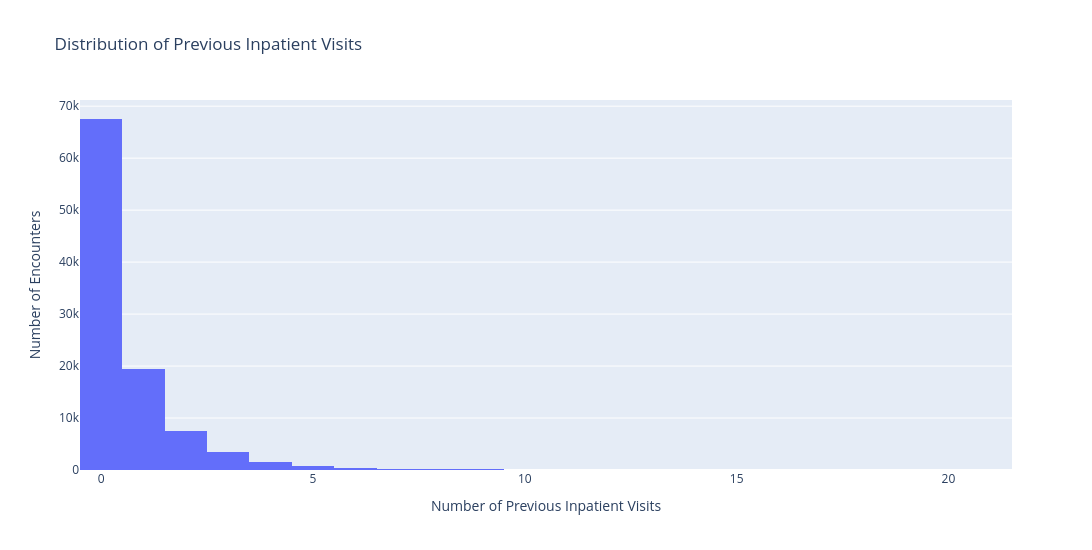

The notebook cell saved with this chart:
### Code cell
fig = px.histogram(data_frame=df_analysis,x="number_inpatient",nbins=40,title="Distribution of Previous Inpatient Visits",labels={"number_inpatient": "Number of Previous Inpatient Visits","count": "Number of Encounters"})
fig.update_layout(width=1100,height=550,xaxis_title="Number of Previous Inpatient Visits",yaxis_title="Number of Encounters")
fig.show()

#Calculating descriptive statistics
df_analysis["number_inpatient"].describe()

#Calculating IQR and potential outliers
Q1 = df_analysis["number_inpatient"].quantile(0.25)
Q3 = df_analysis["number_inpatient"].quantile(0.75)
IQR = Q3 - Q1
upper_limit = Q3 + (1.5 * IQR)
outlier_count = (df_analysis["number_inpatient"] > upper_limit).sum()

outlier_percentage = (outlier_count / len(df_analysis)) * 100

print("Q1:", Q1)
print("Q3:", Q3)
print("IQR:", IQR)
print("Upper Limit:", upper_limit)
print("Potential Outliers:", outlier_count)
print("Outlier Percentage:", round(outlier_percentage, 2), "%")

### Figure 1 — Plotly figure (JSON) as saved in the notebook; plotly's stock layout.template omitted (floating-point values rounded to 4 significant figures; data arrays with more than 128 entries replaced by an {"elided": "..."} marker saying what was removed)
{"data": [{"bingroup": "x", "hovertemplate": "Number of Previous Inpatient Visits=%{x}<br>count=%{y}<extra></extra>", "legendgroup": "", "marker": {"color": "#636efa", "pattern": {"shape": ""}}, "name": "", "nbinsx": 40, "orientation": "v", "showlegend": false, "type": "histogram", "x": {"elided": "101766 int values"}, "xaxis": "x", "yaxis": "y"}], "layout": {"barmode": "relative", "height": 550, "legend": {"tracegroupgap": 0}, "title": {"text": "Distribution of Previous Inpatient Visits"}, "width": 1100, "xaxis": {"anchor": "y", "domain": [0, 1], "title": {"text": "Number of Previous Inpatient Visits"}}, "yaxis": {"anchor": "x", "domain": [0, 1], "title": {"text": "Number of Encounters"}}}}
